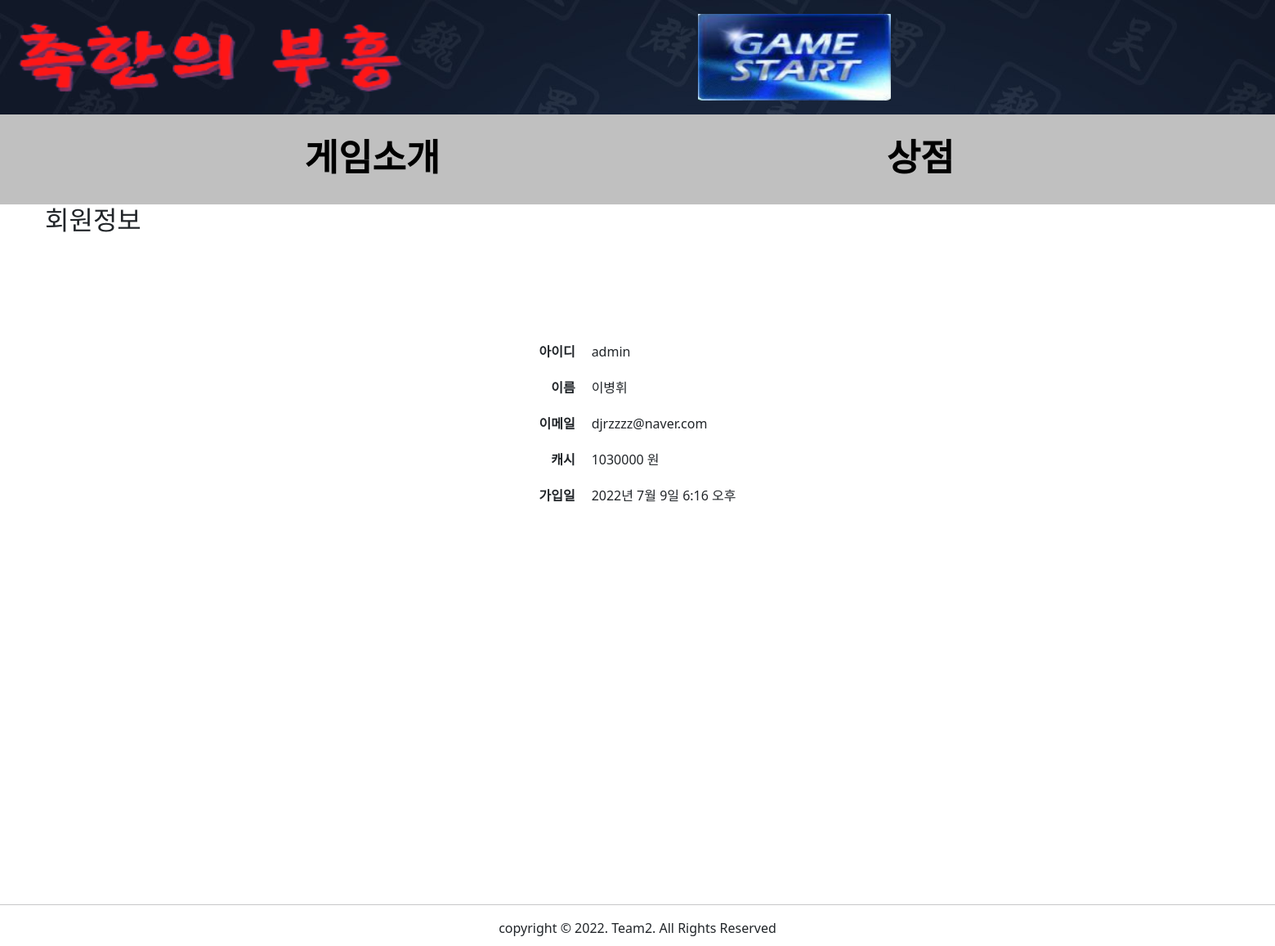
Page /myinfo/ (signed in) on the committed database.
### member/models.py (models this page shows, shortened)
class Member(models.Model):
    id=models.AutoField(primary_key=True)
    userid = models.CharField(max_length=18)
    passwd=models.CharField(max_length=18)
    name=models.CharField(max_length=5)
    jumin=models.CharField(max_length=13, default='')
    phone=models.CharField(max_length=11, default='')
    email=models.CharField(max_length=100)
    cash=models.IntegerField(default=0)
    regdate=models.DateTimeField(default=datetime.now)
    class Meta:
        db_table = 'member'     # 생성할 테이블 이름 지정
        ordering = ['-regdate'] # 정렬기준 지정 최근가입일부터 정렬

### member/views.py (the view)
# urls.py: path('myinfo/', views.myinfo, name='myinfo'),
def myinfo(request):
    member = {}
    if request.session.get('userid'):
        userid = request.session.get('userid')
        member = Member.objects.get(userid=userid)
    context = {'member': member}
    return render(request, 'myinfo.html', context)

### templates/myinfo.html (shortened to what this page needs)
{% extends 'project.html' %}
{% block content %}
    <h2>회원정보</h2>
        <table>
            <tr><th>아이디</th><td>{{ member.userid }}</td></tr>
            <tr><th>이름</th><td>{{ member.name }}</td></tr>
            <tr><th>이메일</th><td>{{ member.email }}</td></tr>
            <tr><th>캐시</th><td>{{ member.cash }} 원</td></tr>
            <tr><th>가입일</th><td>{{ member.regdate }}</td></tr>
        </table>
{% endblock %}

### templates/myinfo.html (style rules this page uses)
table { margin: 120px auto }
th, td { padding: 10px }
th { text-align: right }
h2 { margin-left: 55px }

### rows in the picture
Member: userid "admin", name "이병휘", email "djrzzzz@naver.com", cash "1030000", regdate "2022년 7월 9일 6:16 오후"
